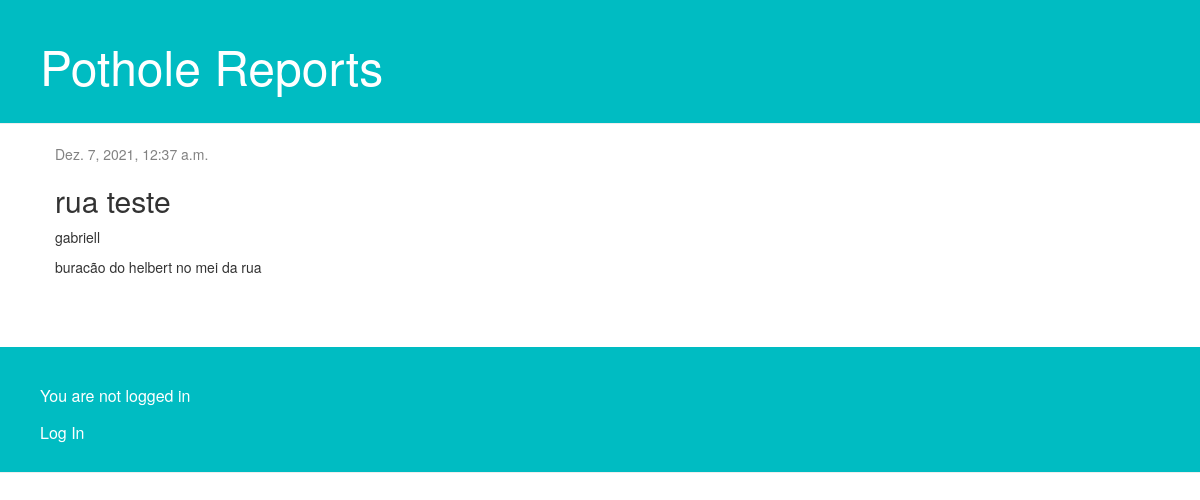
Page /report/2/ on the earlier database version.
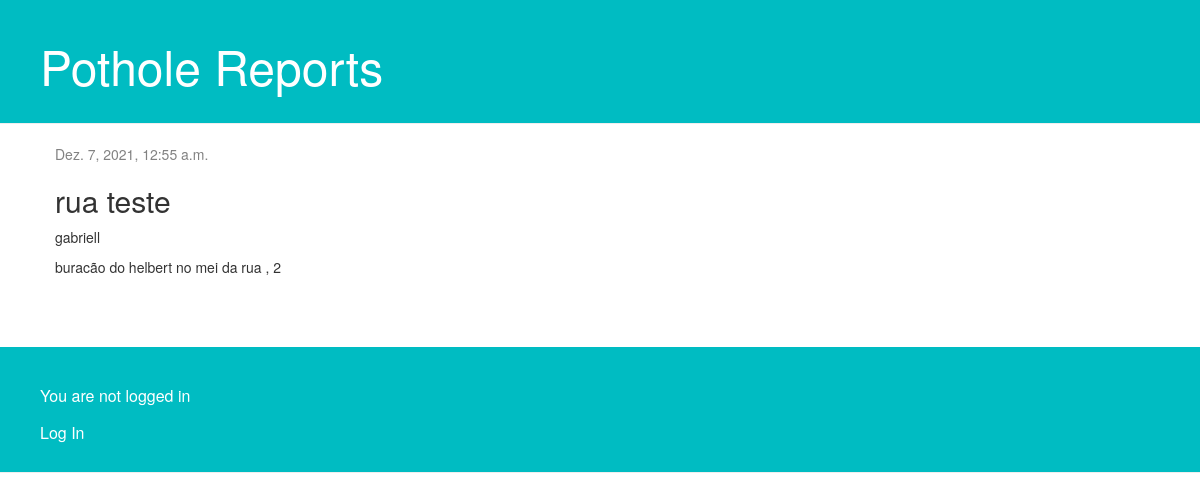
Same page on the later database version.
### report/models.py (models this page shows, shortened)
class Report(models.Model):
    author = models.ForeignKey(settings.AUTH_USER_MODEL, on_delete=models.CASCADE)
    street = models.TextField()
    number = models.IntegerField()
    district = models.TextField()
    address = models.TextField()
    description = models.TextField()
    created_date = models.DateTimeField(default=timezone.now)
    published_date = models.DateTimeField(blank=True, null=True)

### report/views.py (the view)
# urls.py: path('report/<int:pk>/', views.report_detail, name='report_detail'),
def report_detail(request, pk):
    report = get_object_or_404(Report, pk=pk)
    return render(request, 'report/report_detail.html', {'report': report})

### report/templates/report/report_detail.html (shortened to what this page needs)
{% extends 'report/base.html' %}
{% block content %}
    <div class="report">
        {% if report.published_date %}
            <div class="date">
                {{ report.published_date }}
            </div>
        {% endif %}
        <h2>{{ report.address }}</h2>
        <p>{{ report.author }}</p>
        <p>{{ report.description|linebreaksbr }}</p>
    </div>
{% endblock %}

### report/templates/report/base.html (shortened to what this page needs)
{% load static %}
<html>
    <head>
        <link rel="stylesheet" href="//maxcdn.bootstrapcdn.com/bootstrap/3.2.0/css/bootstrap.min.css">
        <link rel="stylesheet" href="//maxcdn.bootstrapcdn.com/bootstrap/3.2.0/css/bootstrap-theme.min.css">
        <link rel="stylesheet" href="{% static 'css/report.css' %}">
    </head>
    <body>
        <div class="page-header">
            <h1><a href="/">Pothole Reports</a></h1>
        </div>
        <div class="content container">
            <div class="row">
                <div class="col-md-8">
                    {% block content %}
                    {% endblock %}
                </div>
            </div>
        </div>
        <div class="page-header">
            {% if user.is_authenticated %}
                <h2>Logged as {{ user.username }}!</h2>
                <h2><a href="{% url 'logout' %}">Log Out</a></h2>
            {% else %}
                <h2>You are not logged in</h2>
                <h2><a href="{% url 'login' %}">Log In</a></h2>
            {% endif %}
        </div>
    </body>
</html>

### report/static/css/report.css (style rules this page uses)
.page-header { background-color: #00bcc2; margin-top: 0; padding: 20px 20px 20px 40px; }
.page-header h1, .page-header h1 a, .page-header h1 a:visited, .page-header h1 a:active { color: #ffffff; font-size: 36pt; text-decoration: none; }
.page-header h2, .page-header h2 a, .page-header h2 a:visited, .page-header h2 a:active { color: #ffffff; font-size: 12pt; text-decoration: none; }
.content { margin-left: 40px; }
.date { color: #828282; }
.report { margin-bottom: 70px; }

Differences in the rows shown:
changed Report "rua teste": published_date "Dez. 7, 2021, 12:37 a.m." → "Dez. 7, 2021, 12:55 a.m."; description "buracão do helbert no mei da rua" → "buracão do helbert no mei da rua , 2"
